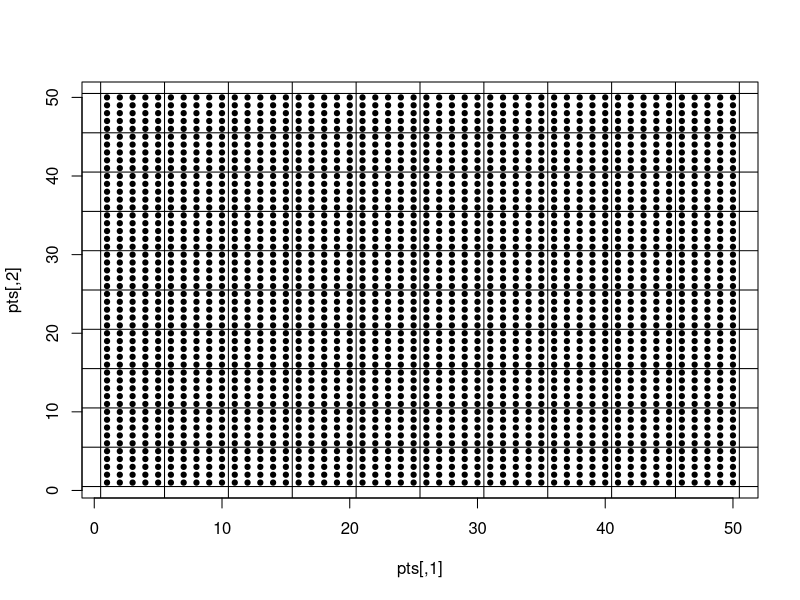
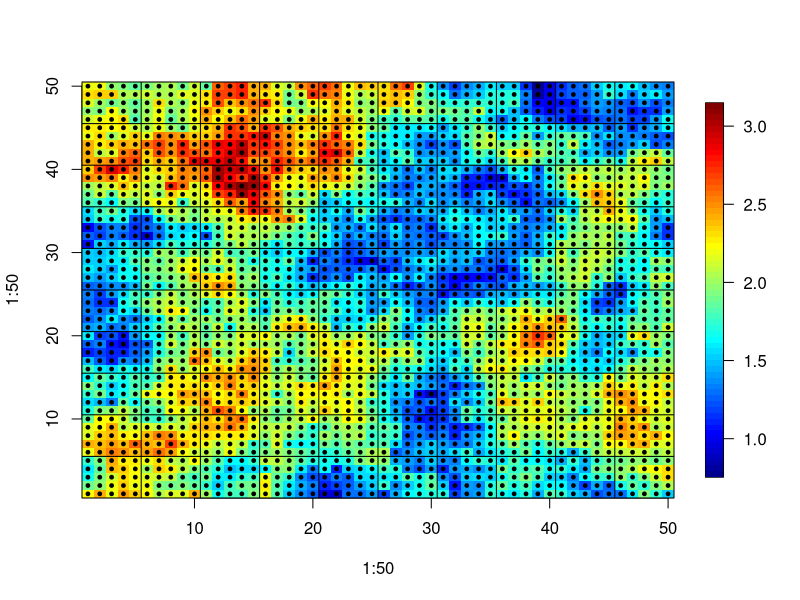
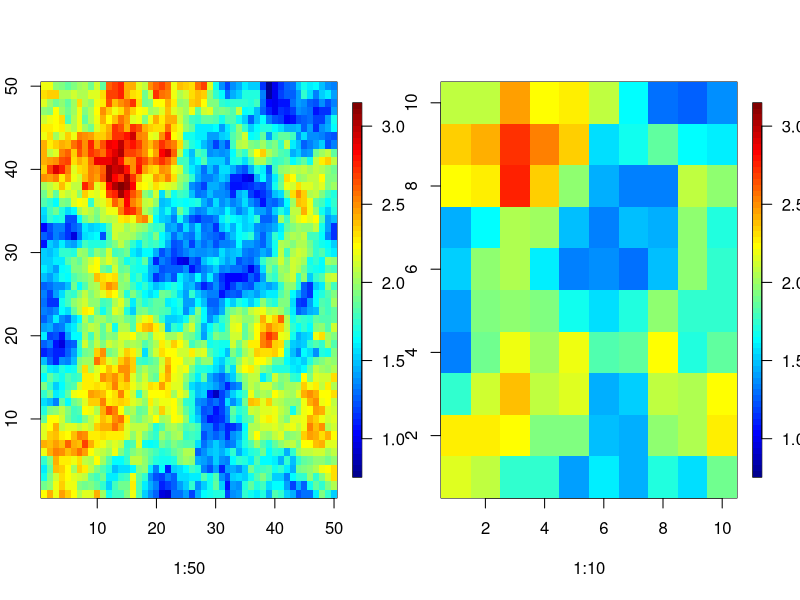
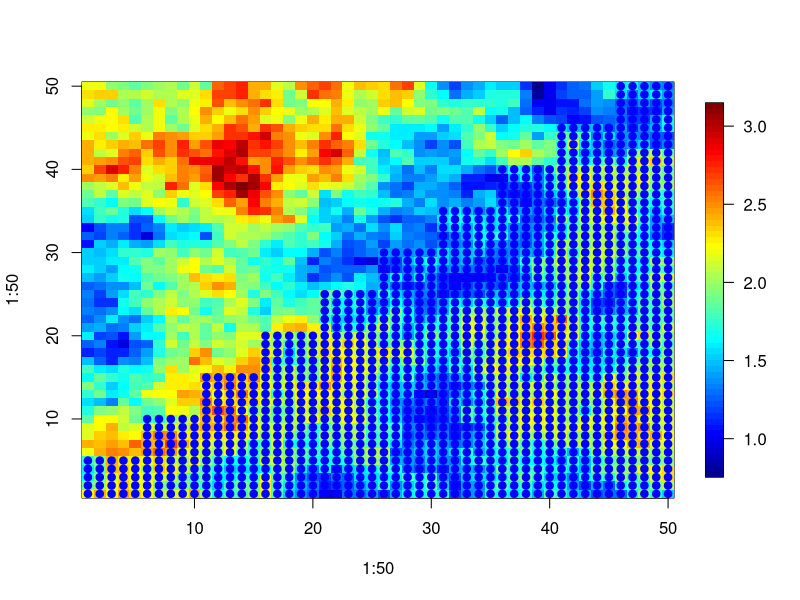
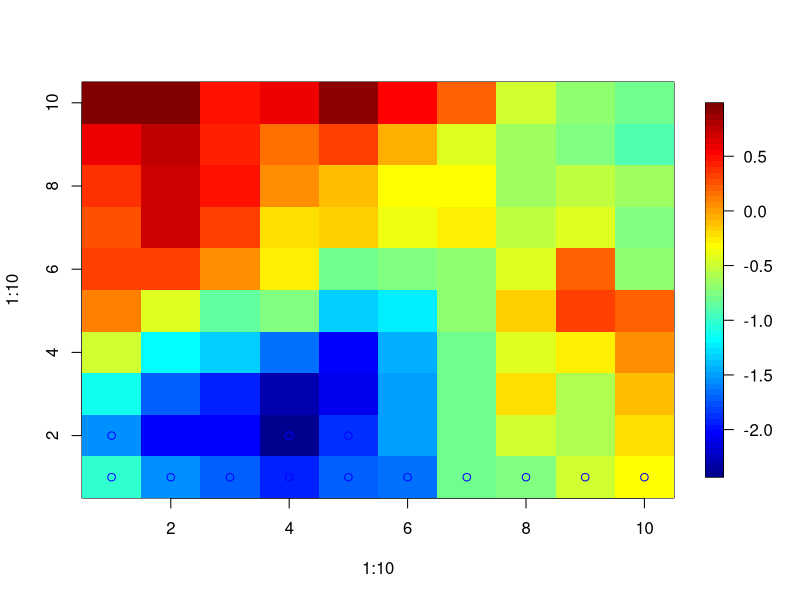

The R source for these figures, in order: (Note: this script raises an error after producing the figures.)
#############################################
#Simulate from ICAR, est. cov. from Matern
#############################################

pts = cbind(rep(1:50,50),rep(1:50,each=50))
plot(pts,pch=19,cex=.7)
abline(h=((0:10)*5+.5),v=((0:10)*5+.5))

D = as.matrix(dist(pts))/49

Sig = exp(-D)+diag(1e-6,50^2)
cSig = chol(Sig)

yobs = c(t(cSig)%*%matrix(rnorm(50^2),ncol=1))
library(fields)
image.plot(x=1:50,y=1:50,z=matrix(yobs,50,50))
points(pts,pch=19,cex=.5)
abline(h=((0:10)*5+.5),v=((0:10)*5+.5))

#code 100x2500 K matrix
# K is basically an indicator matrix to identify which sub-poins correspond to which general block
K = matrix(0,100,2500)
blocks = cbind(rep(1:10,10),rep(1:10,each=10))

for(i in 1:100){
  K[i,] = pts[,1] >= blocks[i,1]*5-4 & pts[,1] <= blocks[i,1]*5 & pts[,2] >= blocks[i,2]*5-4 & pts[,2] <= blocks[i,2]*5
}

y_block = K%*%yobs/25

# Plot the fine grid, and blocked grid, side-by-side
par(mfrow=c(1,2))
image.plot(x=1:50,y=1:50,z=matrix(yobs,50,50))
image.plot(x=1:10,y=1:10,z=matrix(y_block,10,10),zlim=range(yobs))
par(mfrow=c(1,1))
#points(pts[K[20,]==1,],col='red',pch=19)
#points(pts[1:20,],col='blue',pch=19)

#############################################
#create the covariance for the averaged model
#############################################
cov.upper = matrix(NA,10,10)
#tri = numeric()
image.plot(x=1:50,y=1:50,z=matrix(yobs,50,50))
for(i in 1:10){
  for(j in i:10){
    cov.upper[i,j] = sum(exp(-(D[K[1,]==1,K[(i-1)*10+j,]==1])^1))/sum(K[1,])^2
    # Plot to ensure it is covering the parts desired
    print(points(pts[K[(i-1)*10+j,]==1,],col='blue',pch=19))
  }
}

cov.block = matrix(NA,100,100)
#block_distances = array(NA,c(100,100,2))
for(i in 1:100){
  for(j in i:100){
    ind = sort(abs(blocks[i,]-blocks[j,]))+1
    cov.block[i,j] = cov.upper[ind[1],ind[2]]
    cov.block[j,i] = cov.block[i,j]
  }
}
############################
#log-likelihood
##############################

cCB = chol(cov.block+diag(1e-6,100))
library(mvtnorm)
dmvnorm(c(y_block),sigma=cov.block,log=TRUE)

################################
#function it
################################
setup = function(a_res,c){
  l_res = a_res*c
  l_pts = cbind(rep(1:l_res,l_res),rep(1:l_res,each=l_res))
  a_pts = cbind(rep(1:a_res,a_res),rep(1:a_res,each=a_res))
  
  l_D = as.matrix(dist(l_pts))/(l_res-1)
  
  K = matrix(a_res^2,l_res^2)
  for(i in 1:100){
    K[i,] = l_pts[,1] >= a_pts[i,1]*c-(c-1) & l_pts[,1] <= a_pts[i,1]*c & 
      l_pts[,2] >= a_pts[i,2]*c-(c-1) & l_pts[,2] <= a_pts[i,2]*c
  }
  K = K/c^2
  return(list(K=K,l_D=l_D,a_pts=a_pts,l_pts=l_pts))
}

mk_cov = function(s2,phi,nu,setup){
  
}


yobs_block = c(t(cCB)%*%matrix(rnorm(10^2),ncol=1))

image.plot(1:10,1:10,matrix(yobs_block,10,10))

points(blocks[1:15,],col='blue')


X = matrix(rnorm(1e8),1e4,1e4)
A = matrix(rnorm(1e6),1e2,1e4)

AXA = A%*%X%*%t(A)
